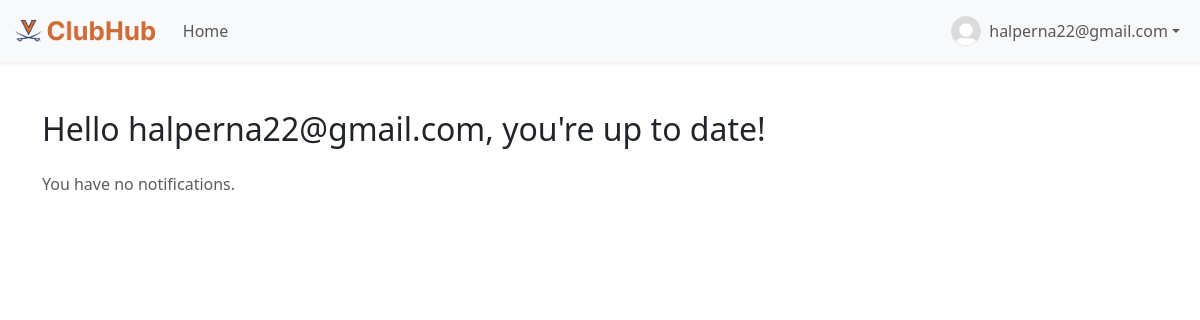
Page /mailbox/ (signed in) on the earlier database version.
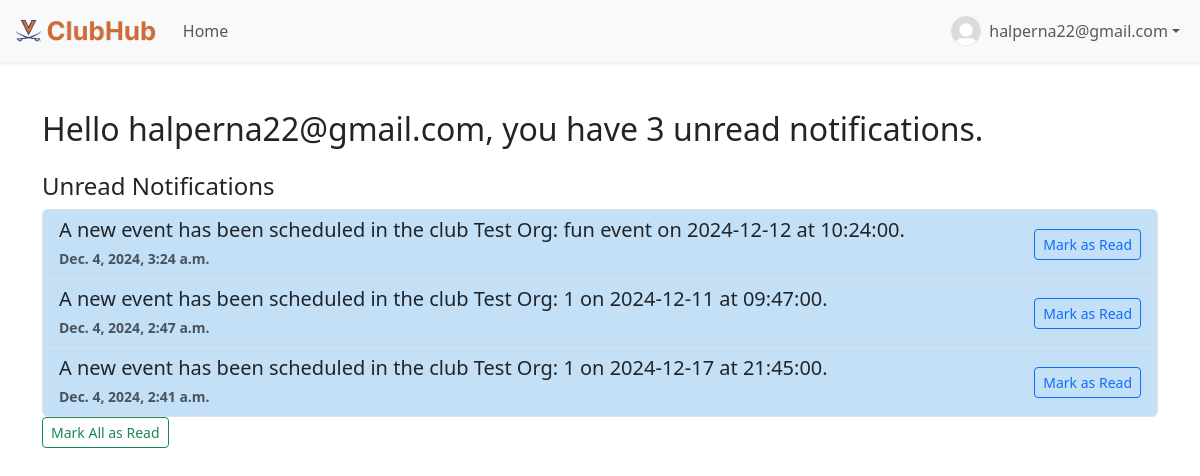
Same page on the later database version.
### users/models.py (models this page shows, shortened)
class Notification(models.Model):
    user = models.ForeignKey(User, on_delete=models.CASCADE, related_name="notifications")
    content = models.TextField()
    created_at = models.DateTimeField(auto_now_add=True)
    is_read = models.BooleanField(default=False)

### users/views.py (the view)
# urls.py: path('mailbox/', views.mailbox, name='mailbox'),
@login_required
def mailbox(request):
    unread_notifications = Notification.objects.filter(user=request.user, is_read=False).order_by('-created_at')
    read_notifications = Notification.objects.filter(user=request.user, is_read=True).order_by('-created_at')
    unread_count = unread_notifications.count()
    return render(request, 'user/mailbox.html', {
        'unread_notifications': unread_notifications,
        'read_notifications': read_notifications,
        'unread_count': unread_count
    })

### users/templates/user/mailbox.html (shortened to what this page needs)
<!DOCTYPE html>
<html lang="en">
<head>
    {% load static %}
    {% load bootstrap5 %}
    {% bootstrap_css %}
    {% load socialaccount %}
</head>
<body>
    <nav class="navbar navbar-expand-lg navbar-light bg-light shadow-sm">
        <div class="container-fluid">
            <a class="navbar-brand d-flex align-items-center" href="#">
                <img src="{% static 'images/clubhub.png' %}" alt="ClubHub Logo" style="height: 30px;">
            </a>
            <div class="collapse navbar-collapse" id="navbarNav">
                <ul class="navbar-nav me-auto">
                    <li class="nav-item">
                        <a class="nav-link" href="{% url 'users:home' %}">Home</a>
                    </li>
                </ul>
            <div class="collapse navbar-collapse justify-content-end" id="navbarNav">
                <ul class="navbar-nav ms-auto">
                    <li class="nav-item dropdown">
                        <a class="nav-link dropdown-toggle d-flex align-items-center" href="#" id="navbarDropdown" role="button" data-bs-toggle="dropdown" aria-expanded="false">
                            <div class="rounded-circle overflow-hidden me-2" style="width: 30px; height: 30px;">
                                {% if profile.profile_picture %}
                                    <img src="{{ profile.profile_picture.url }}" alt="Profile Picture" class="img-fluid">
                                {% else %}
                                    <img src="{% static 'images/default_profile_picture.jpg' %}" alt="Default Profile Picture" class="img-fluid">
                                {% endif %}
                            </div>
                            <span class="d-none d-lg-inline">
                                {% if user.is_authenticated %}
                                    {{ user.first_name|default:user.email }}
                                {% else %}
                                    Guest
                                {% endif %}
                                </span>
                        </a>
                    </li>
                </ul>
            </div>
        </div>
    </nav>
    <div class="container mt-5">
        <div class="d-flex align-items-center justify-content-between">
            <h2 class="text-center mb-4">
                {% if unread_count == 0 %}
                    Hello {{ user.first_name|default:user.email }}, you're up to date!
                {% elif unread_count == 1 %}
                    Hello {{ user.first_name|default:user.email }}, you have 1 unread notification.
                {% else %}
                    Hello {{ user.first_name|default:user.email }}, you have {{ unread_count }} unread notifications.
                {% endif %}
            </h2>
        </div>
        {% if unread_notifications %}
        <div class="mb-4">
            <h4>Unread Notifications</h4>
            <ul class="list-group">
                {% for notification in unread_notifications %}
                    <li class="list-group-item unread">
                        <div class="d-flex justify-content-between align-items-center">
                            <div>
                                <h5 class="mb-1">{{ notification.content }}</h5>
                                <small class="text-muted">{{ notification.created_at }}</small>
                            </div>
                            <a href="{% url 'users:mark_as_read' notification.id %}" class="btn btn-sm btn-outline-primary">
                                Mark as Read
                            </a>
                        </div>
                    </li>
                {% endfor %}
            </ul>
            <form action="{% url 'users:mark_all_as_read' %}" method="post">
                <button type="submit" class="btn btn-sm btn-outline-success mb-3">Mark All as Read</button>
            </form>
        </div>
        {% endif %}
        {% if unread_notifications|length == 0 and read_notifications|length == 0 %}
            <p class="text-muted">You have no notifications.</p>
        {% endif %}
    </div>
</body>
</html>

### users/templates/user/mailbox.html (style rules this page uses)
.unread { background-color: #c3e0f7; font-weight: bold; }

Differences in the rows shown:
added Notification: content "A new event has been scheduled in the club Test Org: fun event on 2024-12-12 at 10:24:00.", created_at "Dec. 4, 2024, 3:24 a.m."
added Notification: content "A new event has been scheduled in the club Test Org: 1 on 2024-12-11 at 09:47:00.", created_at "Dec. 4, 2024, 2:47 a.m."
added Notification: content "A new event has been scheduled in the club Test Org: 1 on 2024-12-17 at 21:45:00.", created_at "Dec. 4, 2024, 2:41 a.m."
Other differences:
{{ user.first_name|default:user.email }}: (not shown) → "halperna22@gmail.com"
{{ unread_count }}: (not shown) → "3"
{{ user.first_name|default:user.email }}: "halperna22@gmail.com" → (not shown)
text no longer shown: ", you're up to date! You have no notifications."
text now shown: ", you have unread notifications. Unread Notifications Mark All as Read"
